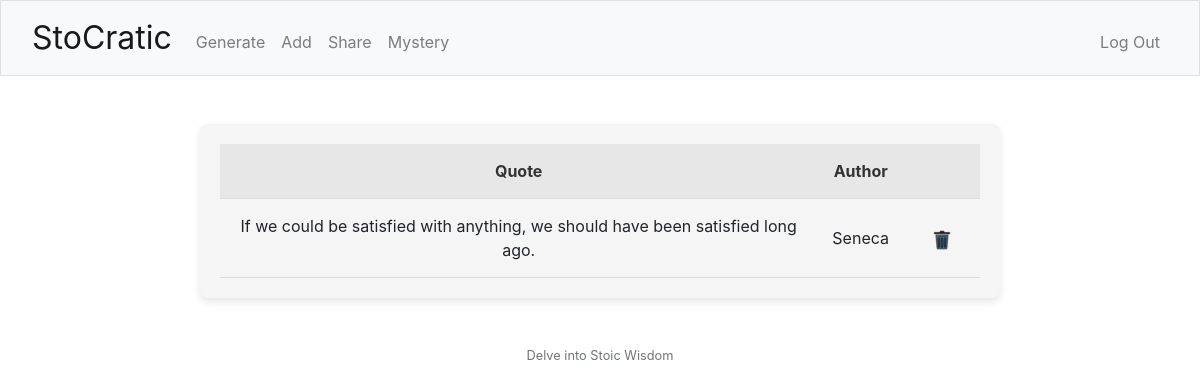
The page / (signed in) on the database as committed earlier.
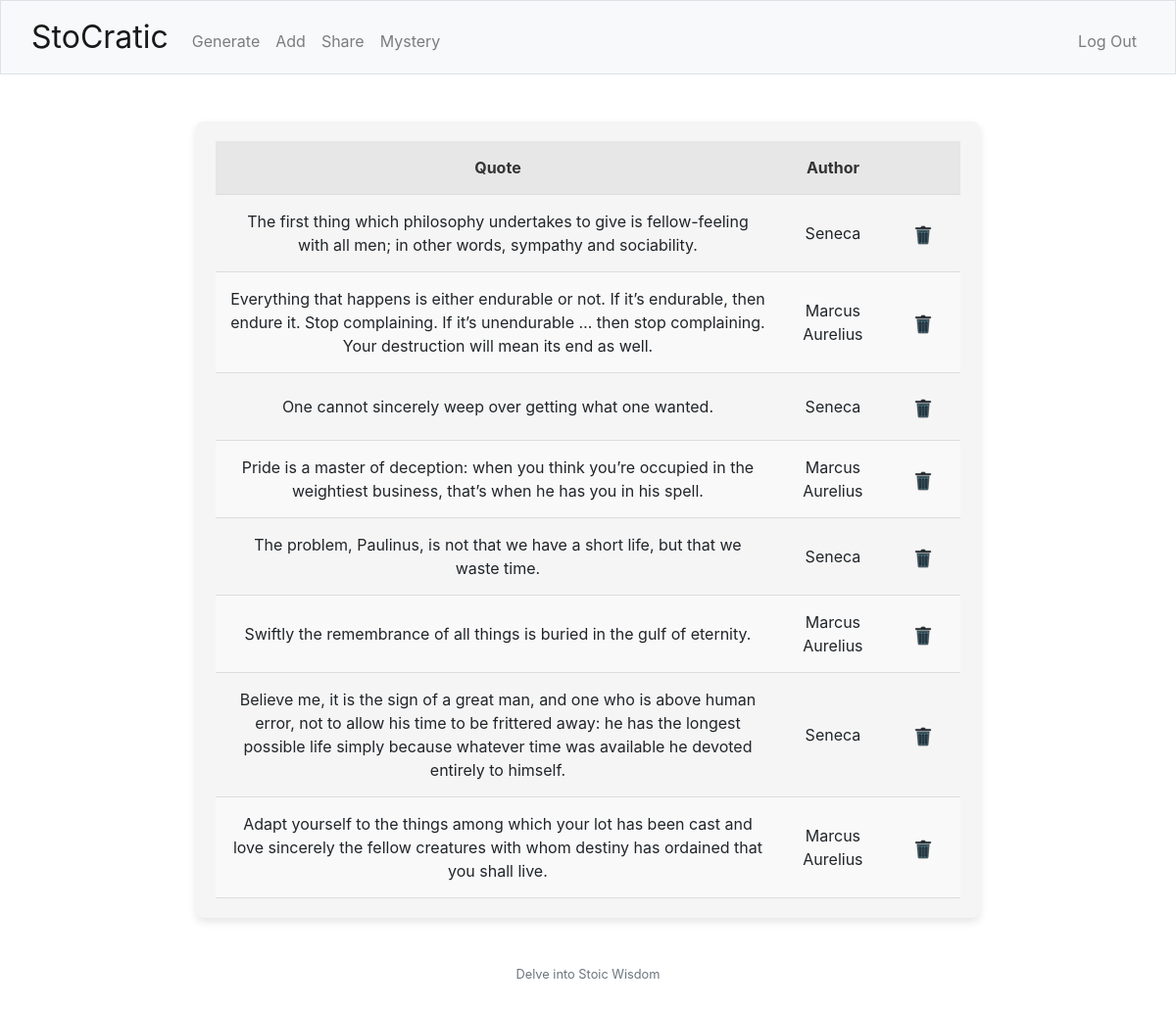
The same page on the database as committed later.
### tables this page shows
CREATE TABLE quotes (
            id INTEGER PRIMARY KEY,
            quote_text TEXT NOT NULL,
            author TEXT NOT NULL,
            user_id INTEGER,
            FOREIGN KEY(user_id) REFERENCES users(id)
        );

### app.py (the view)
@app.route('/')
@login_required
def index():
    quotes = get_saved_quotes()
    return render_template('index.html', quotes=quotes)

### app.py (called while the page is built)
@app.after_request
def after_request(response):
    response.headers["Cache-Control"] = "no-cache, no-store, must-revalidate"
    response.headers["Expires"] = 0
    response.headers["Pragma"] = "no-cache"
    return response

### helpers.py (called while the page is built)
def login_required(f):
    @wraps(f)
    def decorated_function(*args, **kwargs):
        if session.get("user_id") is None:
            return redirect("/login")
        return f(*args, **kwargs)
    return decorated_function

def get_saved_quotes():
    connection = sqlite3.connect('quotes_app.db')
    cursor = connection.cursor()
    user_id = session['user_id']
    cursor.execute("SELECT quote_text, author FROM quotes WHERE user_id = ?", (user_id,))
    quotes = cursor.fetchall()
    connection.close()
    print(quotes)
    return quotes

### templates/index.html (shortened to what this page needs)
{% extends "layout.html" %}
{% block main %}
    <div class="quotes-table-container">
        <table class="quotes-table">
            <thead>
                <tr>
                    <th>Quote</th>
                    <th>Author</th>
                    <th></th>
                </tr>
            </thead>
            <tbody>
                {% for quote in quotes %}
                <tr>
                    <td>{{ quote[0] }}</td>
                    <td>{{ quote[1] }}</td>
                    <td>
                        <a href="{{ url_for('delete_quote', quote_text=quote[0]) }}" class="btn btn-1">
                            <img src="/static/delete.png" alt="Delete">
                        </a>
                    </td>
                </tr>
                {% endfor %}
            </tbody>
        </table>
    </div>
{% endblock %}

### templates/layout.html (shortened to what this page needs)
<!DOCTYPE html>
<html lang="en">
    <head>
        <link href="https://cdn.jsdelivr.net/npm/bootstrap@5.1.3/dist/css/bootstrap.min.css" rel="stylesheet">
        <link href="/static/styles.css" rel="stylesheet">
        <link rel="stylesheet" href="https://cdn.jsdelivr.net/npm/bootstrap@4.4.1/dist/css/bootstrap.min.css">
    </head>
    <body>
        <nav class="bg-light border navbar navbar-expand-md navbar-light">
            <div class="container-fluid">
                <a class="navbar-brand" href="/"><span class="black">StoCratic</span></a>
                <div class="collapse navbar-collapse" id="navbar">
                    {% if session["user_id"] %}
                        <ul class="navbar-nav me-auto mt-2">
                            <li class="nav-item"><a class="nav-link" href="/generate">Generate</a></li>
                            <li class="nav-item"><a class="nav-link" href="/add">Add</a></li>
                            <li class="nav-item"><a class="nav-link" href="/share">Share</a></li>
                            <li class="nav-item"><a class="nav-link" href="/mystery">Mystery</a></li>
                        </ul>
                        <ul class="navbar-nav ms-auto mt-2">
                            <li class="nav-item"><a class="nav-link" href="/logout">Log Out</a></li>
                        </ul>
                    {% else %}
                        <ul class="navbar-nav ms-auto mt-2">
                            <li class="nav-item"><a class="nav-link" href="/register">Register</a></li>
                            <li class="nav-item"><a class="nav-link" href="/login">Log In</a></li>
                        </ul>
                    {% endif %}
                </div>
            </div>
        </nav>
        <main class="container-fluid py-5 text-center">
            {% block main %}{% endblock %}
        </main>
        <footer class="mb-5 small text-center text-muted">
            Delve into Stoic Wisdom
        </footer>
    </body>
</html>

### static/styles.css (style rules this page uses)
nav .navbar-brand { font-size: xx-large; }
.quotes-table-container { max-width: 800px; margin: auto; padding: 20px; background-color: #f5f5f5; border-radius: 8px; box-shadow: 0 4px 8px rgba(0, 0, 0, 0.1); }
.quotes-table { width: 100%; border-collapse: collapse; }
.quotes-table th, .quotes-table td { padding: 15px; text-align: center; border-bottom: 1px solid #ddd; }
.quotes-table th { background-color: #e7e7e7; color: #333; font-weight: bold; }
.quotes-table tr:nth-child(even) { background-color: #f9f9f9; }
.btn-1 { background-color: transparent; border: none; }

Rows that differ between the two databases and show on the page:
removed quotes: quote_text "If we could be satisfied with anything, we should have been satisfied long ago.", author "Seneca"
added quotes: quote_text "The first thing which philosophy undertakes to give is fellow-feeling with all men; in other words, sympathy and sociability.", author "Seneca"
added quotes: quote_text "Everything that happens is either endurable or not. If it’s endurable, then endure it. Stop complaining. If it’s unendurable … then stop complaining. Your destruction will mean its end as well.", author "Marcus Aurelius"
added quotes: quote_text "One cannot sincerely weep over getting what one wanted.", author "Seneca"
added quotes: quote_text "Pride is a master of deception: when you think you’re occupied in the weightiest business, that’s when he has you in his spell.", author "Marcus Aurelius"
added quotes: quote_text "The problem, Paulinus, is not that we have a short life, but that we waste time.", author "Seneca"
added quotes: quote_text "Swiftly the remembrance of all things is buried in the gulf of eternity.", author "Marcus Aurelius"
added quotes: quote_text "Believe me, it is the sign of a great man, and one who is above human error, not to allow his time to be frittered away: he has the longest possible life simply because whatever time was available he devoted entirely to himself.", author "Seneca"
added quotes: quote_text "Adapt yourself to the things among which your lot has been cast and love sincerely the fellow creatures with whom destiny has ordained that you shall live.", author "Marcus Aurelius"
